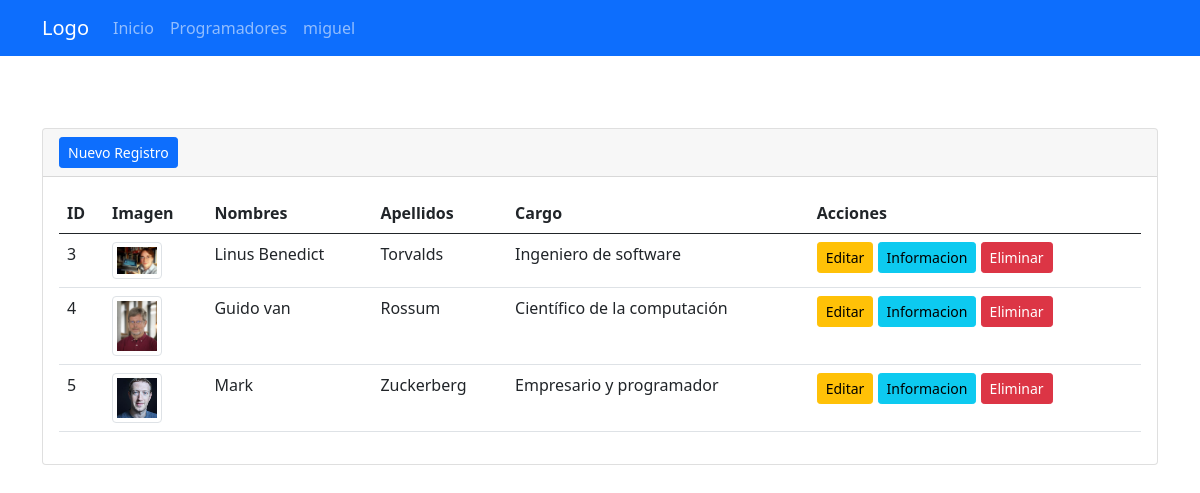
The app's page /secciones/alumnos/index.php (signed in) with its own data.
### tables this page shows
CREATE TABLE `programadores` (
  `id` int(11) NOT NULL,
  `nombres` varchar(255) NOT NULL,
  `apellidos` varchar(255) NOT NULL,
  `cargo` varchar(255) NOT NULL,
  `informacion` varchar(1000) NOT NULL,
  `imagen` text NOT NULL
);

### secciones/alumnos/index.php (the view, shortened to what this page needs)
<?php
include("../../controladores/conexionBaseDatos.php");
$sentencia=$conexion->prepare("SELECT * FROM `programadores`");
$sentencia->execute();
$lista_programadores=$sentencia->fetchAll(PDO::FETCH_ASSOC);
?>
<?php include("../../plantillas/cabeceraNav.php"); ?>
 <div class="card mt-4">
  <div class="card-header">
    <a class="btn btn-primary btn-sm" href="crear.php">Nuevo Registro</a>
  </div>
  <div class="card-body">
  <div class="table-responsive-sm">
    <table class="table">
      <thead>
        <tr>
          <th scope="col">ID</th>
          <th scope="col">Imagen</th>
          <th scope="col">Nombres</th>
          <th scope="col">Apellidos</th>
          <th scope="col">Cargo</th>
          <th scope="col">Acciones</th>
        </tr>
      </thead>
      <tbody>
      <?php foreach($lista_programadores as $registros) { ?>
        <tr>
          <td><?php echo $registros['id']; ?></td>
          <td>
          <img class="img-thumbnail" width="50" src="../../imagenes/programador/<?php echo $registros['imagen']; ?>" alt="">
          </td>
          <td><?php echo $registros['nombres']; ?></td>
          <td><?php echo $registros['apellidos']; ?></td>
          <td><?php echo $registros['cargo']; ?></td>
          <td>
          <a name="" id="" class="btn btn-warning btn-sm" href="editar.php?txtID=<?php echo $registros['id']; ?>" role="button">Editar</a>
          <a name="" id="" class="btn btn-info btn-sm" href="ver.php?txtID=<?php echo $registros['id']; ?>" role="button">Informacion</a>
          <a name="" id="" class="btn btn-danger btn-sm" href="index.php?txtID=<?php echo $registros['id']; ?>" onclick="return confirm('Estás seguro que deseas eliminar el registro?');" role="button">Eliminar</a>
          </td>
        </tr>
        <?php } ?>
      </tbody>
    </table>
  </div>
  </div>
 </div>
<?php include("../../plantillas/pie.php"); ?>

### plantillas/cabeceraNav.php (shortened to what this page needs)
<!doctype html>
<html lang="es">
  <head>
    <link rel="stylesheet" href="https://stackpath.bootstrapcdn.com/bootstrap/5.0.0-alpha1/css/bootstrap.min.css">
  </head>
  <body>
    <nav class="navbar navbar-expand-lg navbar-dark bg-primary">
        <div class="container">
    <a class="navbar-brand" href="index.php">Logo</a>
    <div class="collapse navbar-collapse" id="navbarNavDropdown">
        <ul class="navbar-nav ml-auto">
            <li class="nav-item">
                <a class="nav-link" href="index.php">Inicio</a>
            </li>
            <li class="nav-item">
                <a class="nav-link" href="index.php">Programadores</a>
            </li>
            <li class="nav-item dropdown">
                <a class="nav-link" href="#" id="navbarDropdownMenuLink" role="button" data-toggle="dropdown" aria-haspopup="true" aria-expanded="false">
                      <?php echo $_SESSION['usuario']; ?>
                </a>
            </li>
        </ul>
    </div>
    </div>
</nav>
<br><br>
<div class="container mt-4">

### plantillas/pie.php (shortened to what this page needs)
</body>
</html>

### records on screen
programadores: id "3", imagen (picture), nombres "Linus Benedict", apellidos "Torvalds", cargo "Ingeniero de software"
programadores: id "4", imagen (picture), nombres "Guido van", apellidos "Rossum", cargo "Científico de la computación"
programadores: id "5", imagen (picture), nombres "Mark", apellidos "Zuckerberg", cargo "Empresario y programador"

### other values on screen
$_SESSION['usuario'] "miguel"
